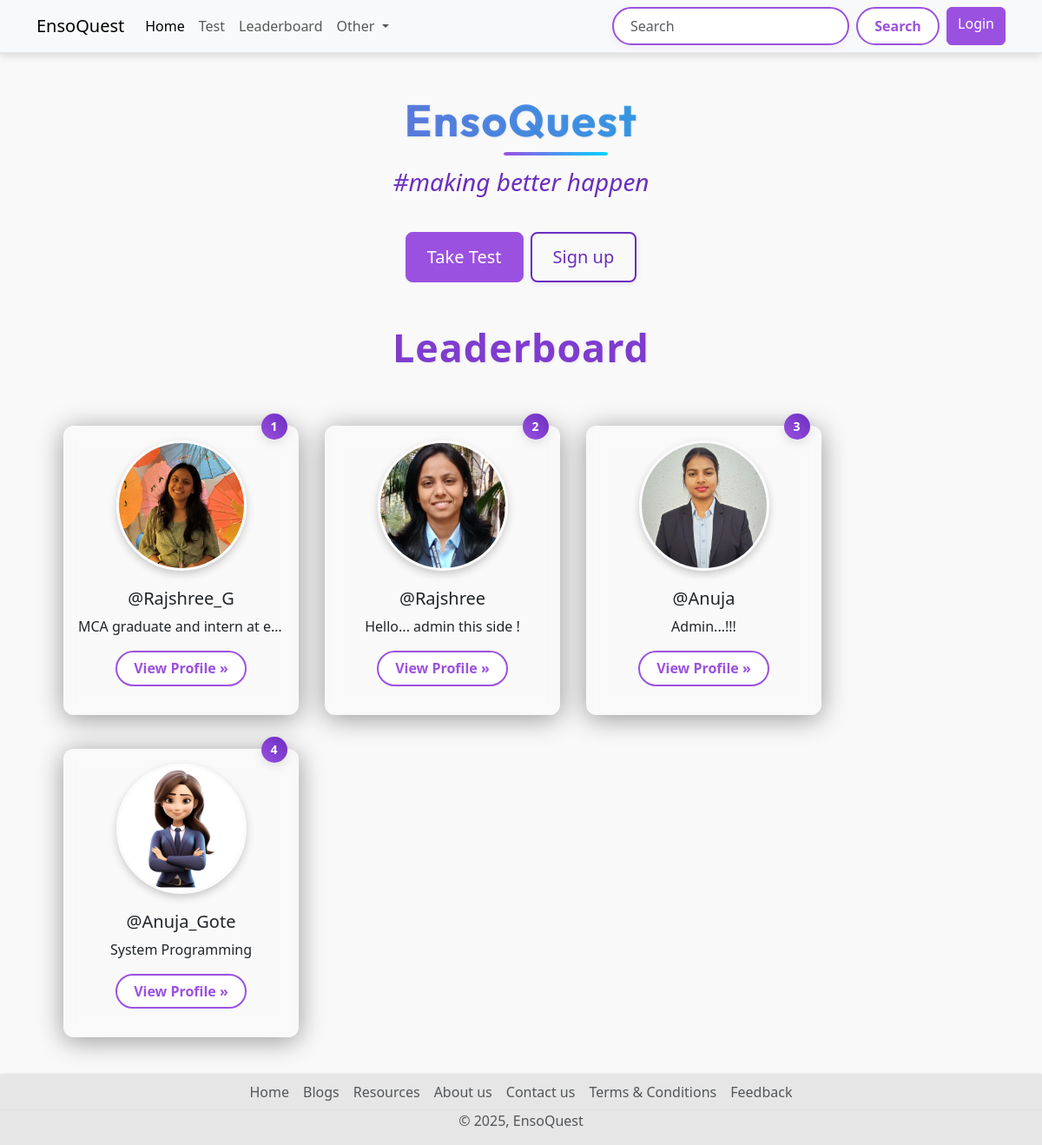
The page / on the database its author committed.
### quiz/models.py (models this page shows, shortened)
class UserRank(models.Model):
    user = models.OneToOneField(User, on_delete=models.CASCADE)
    rank = models.IntegerField(null=True, blank=True)
    total_score = models.IntegerField(null=True, blank=True)

### account/models.py (models this page shows, shortened)
class Profile(models.Model):
    user = models.OneToOneField(User,on_delete=models.CASCADE, null=True,verbose_name='User Object')
    position = models.CharField(max_length=100,blank=True,null=True)
    bio = models.TextField(blank=True,null=True)
    profile_img = models.ImageField(upload_to='profile_image', default='user.png',blank=True,null=True,verbose_name= 'Profile Pic')

### base/views.py (the view)
# urls.py: 2. Add a URL to urlpatterns:  path('', views.home, name='home')
def home(request):
    leaderboard_users = UserRank.objects.order_by('rank')[:4]
    unread_count = 0
    if request.user.is_authenticated:
        unread_count = request.user.notification_set.filter(is_read=False).count()
    context = {
        "leaderboard_users": leaderboard_users,
        "unread_count": unread_count,
    }
    return render(request, 'welcome.html', context)

### base/context_processors.py (called while the page is built)
def notification_count(request):
    if request.user.is_authenticated:
        unread_count = Notification.objects.filter(user=request.user, is_read=False).count()
        return {'unread_notification_count': unread_count}
    return {}

### Templates/welcome.html
{% extends "index.html" %}
{% block content %}
{% load static %}
<link rel="stylesheet" href="{% static 'css/home-style.css' %}">
  <div class="container text-center mt-5">
    <h1 class="display-5 fw-bold my-2 title">EnsoQuest</h1>
    <h2 class="fs-3 tagline-text ">#making better happen</h2>
    <div class="d-inline-flex gap-2 ">
      <a href="{% url 'all_quiz' %}" class="d-inline-flex align-items-center btn btn-primary btn-lg px-4 ">
        Take Test
      </a>
      {% if not request.user.is_authenticated %}
      <a href="{% url 'register' %}" class="btn btn-outline-secondary btn-lg px-4 ">
        Sign up
      </a>
      {% endif %}
    </div>
  </div>
  <div class="container text-center">
    <h1 class="display-4 text-center my-5 leaderboard-heading">Leaderboard</h1>
    <div class="row row-cols-sm-1 row-cols-md-2 row-cols-lg-3 row-cols-xl-4 mx-3">
      {% if leaderboard_users|length == 0 %}
      <div class="col-lg-4 position-relative mb-4">
        <h4 class="text-center text-danger"> No User Available on Leaderboard</h4>
      </div>
      {% else %}
      {% for rank in leaderboard_users %}
      <div class="col-lg-4 position-relative mb-4  leaderboard-card">
        <img src="{{rank.user.profile.profile_img.url}}" class="leaderboard-img rounded-circle alt=user-profile">
        <span class="position-absolute top-0 start-90 translate-middle badge rounded-pill modern-badge ">
           {{ rank.rank }}
        </span>
        <h2 class="fw-normal username">@{{rank.user.username}}</h2>
        <p class="card-bio">{{rank.user.profile.bio}}</p>
        <p><a class="btn btn-secondary" href="{% url 'profile' rank.user.username %}">View Profile »</a></p>
      </div>
      {% endfor %}
      {% endif %}
    </div>
  </div>
{% endblock content %}

### static/css/style.css (style rules this page uses)
.title { font-family: 'Outfit', sans-serif; font-size: clamp(2.5rem, 6vw, 4rem); font-weight: 700; background: linear-gradient(90deg, #9b51e0, #00d4ff); -webkit-background-clip: text; background-clip: text; -webkit-text-fill-color: transparent; color: transparent; opacity: 0; animation: fadeInTitle 1.3s ease-in-out forwards; margin: 2rem 0 1rem; line-height: 1.2; text-align: center; letter-spacing: 1.5px; position: relative; }
.title::after { content: ""; position: absolute; left: 50%; transform: translateX(-50%); bottom: -10px; width: 60px; height: 4px; background: linear-gradient(to right, #9b51e0, #00d4ff); border-radius: 999px; opacity: 0; animation: fadeInLine 1.5s ease-in-out forwards 0.8s; margin: 0 10px; }
body { background-color: #f9f9f9; font-family: 'Segoe UI', Tahoma, Geneva, Verdana, sans-serif; padding-top: 60px; padding-bottom: 50px; margin: 0; }

### static/css/home-style.css (style rules this page uses)
body { background-color: #f9f9f9; font-family: 'Segoe UI', Tahoma, Geneva, Verdana, sans-serif; }
.card-bio { display: block; white-space: nowrap; overflow: hidden; text-overflow: ellipsis; width: 100%; }
.leaderboard-card { background: rgba(255, 255, 255, 0.1); border-radius: 12px; padding: 16px; margin: 15px; backdrop-filter: blur(8px); -webkit-backdrop-filter: blur(8px); border: 1px solid rgba(255, 255, 255, 0.2); box-shadow: 0 4px 30px rgba(0, 0, 0, 0.4); max-width: 280px; min-height: 280px; display: flex; flex-direction: column; align-items: center; justify-content: space-between; transition: transform 0.3s ease, box-shadow 0.3s ease; }
.leaderboard-card img { width: 150px; height: 150px; object-fit: cover; border-radius: 50%; margin-bottom: 10px; }
.leaderboard-card .username { font-size: 20px; font-weight: bold; text-align: center; margin-top: 10px; }
.modern-badge { background: linear-gradient(45deg, #9b51e0, #6a2dbf); color: white; padding: 12px; font-size: 14px; font-weight: 600; border-radius: 50%; width: 30px; height: 30px; box-shadow: 0 4px 12px rgba(0, 0, 0, 0.1); transition: all 0.3s ease; text-transform: uppercase; letter-spacing: 1px; text-align: center; display: flex; justify-content: center; align-items: center; }
.position-absolute { position: absolute; }
.top-0 { top: 0; }
.start-90 { left: 90%; }
.translate-middle { transform: translate(-50%, -50%); }
.leaderboard-img { width: 150px; height: 150px; object-fit: cover; object-position: center; border-radius: 50%; border: 3px solid rgba(255, 255, 255, 0.3); box-shadow: 0 4px 10px rgba(0, 0, 0, 0.2); transition: transform 0.3s ease, box-shadow 0.3s ease; }
.title { font-size: 3.2rem; font-weight: 700; color: #9b51e0; margin-bottom: 0.5rem; text-shadow: 1px 1px 2px rgba(0, 0, 0, 0.08); }
.tagline-text { font-size: 1.5rem; font-weight: 500; color: #6a2dbf; font-style: italic; margin-top: 1.5rem ; margin-bottom: 2.5rem; }
.btn-primary { background-color: #9b51e0; border-color: #9b51e0; }
.btn-secondary { background-color: #fff; color: #9b51e0; border: 2px solid #9b51e0; border-radius: 999px; padding: 0.4rem 1.2rem; font-weight: 600; transition: all 0.3s ease; }
.btn-outline-secondary { border: 2px solid #6a2dbf; color: #6a2dbf; padding: 12px 24px; box-shadow: 0 2px 6px rgba(106, 45, 191, 0.1); }
.leaderboard-heading { font-size: 2.8rem; font-weight: 700; color: #7f3ccf; text-align: center; margin: 70px auto 50px; position: relative; text-shadow: 1px 1px 3px rgba(0, 0, 0, 0.08); letter-spacing: 1px; }

### rows shown on the page
UserRank: user.profile.profile_img (picture), rank "1", user.username "Rajshree_G", user.profile.bio "MCA graduate and intern at e…"
UserRank: user.profile.profile_img (picture), rank "2", user.username "Rajshree", user.profile.bio "Hello... admin this side !"
UserRank: user.profile.profile_img (picture), rank "3", user.username "Anuja", user.profile.bio "Admin...!!!"
UserRank: user.profile.profile_img (picture), rank "4", user.username "Anuja_Gote", user.profile.bio "System Programming"
